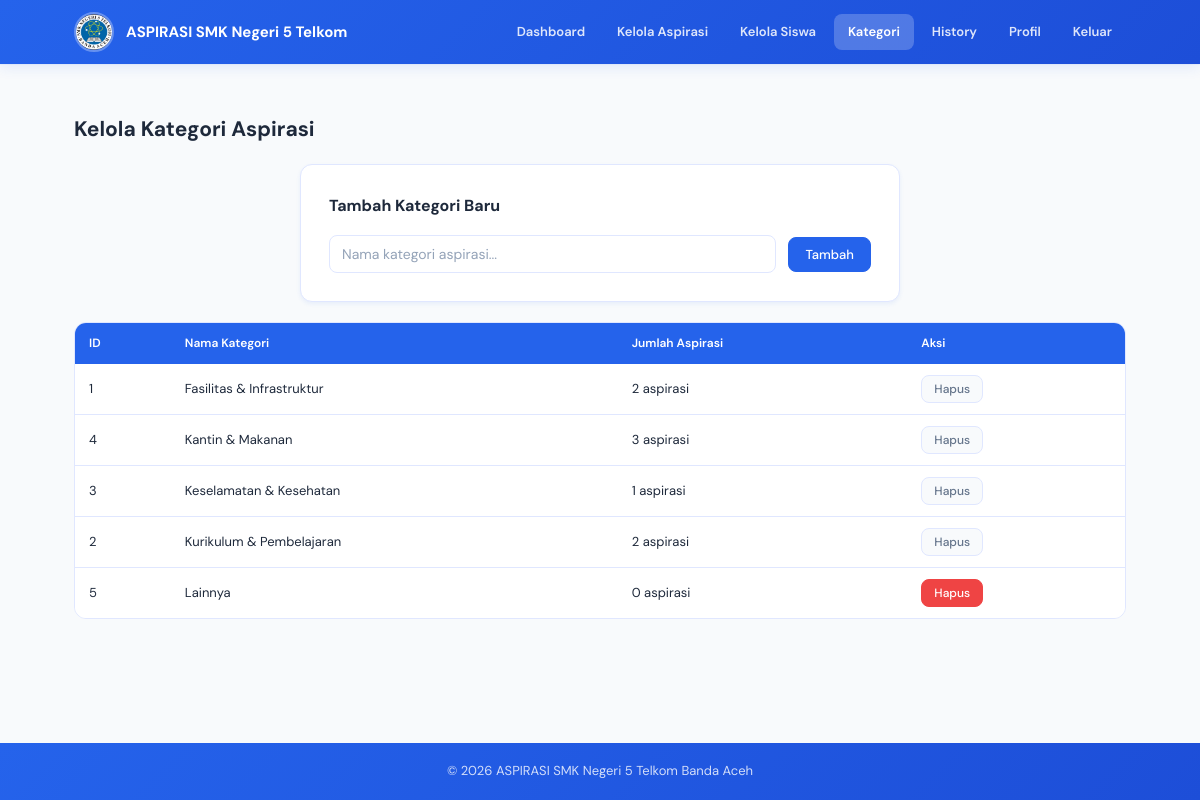
The page /data_kategori.php (signed in) on the database its author committed.
### tables this page shows
CREATE TABLE `tb_kategori` (
  `id_kategori` int(11) NOT NULL,
  `ket_kategori` varchar(100) NOT NULL,
  `created_at` timestamp NOT NULL DEFAULT current_timestamp()
);

### data_kategori.php (the view, shortened to what this page needs)
<?php
include 'db.php';
include 'nav.php';
$kategori_list = [];
$r = $conn->query("SELECT tk.id_kategori, tk.ket_kategori,
    (SELECT COUNT(*) FROM input_aspirasi WHERE id_kategori=tk.id_kategori) as jumlah
    FROM tb_kategori tk ORDER BY tk.ket_kategori");
if ($r) while ($row = $r->fetch_assoc()) $kategori_list[] = $row;
?>
<div class="section">
    <div class="container">
        <h2>Kelola Kategori Aspirasi</h2>
        <div class="form-card mb-20">
            <h3 style="margin:0 0 16px;font-size:16px;font-weight:700">Tambah Kategori Baru</h3>
            <form method="POST" action="" class="inline-add-form">
                <input type="text" name="ket_kategori" class="input-control"
                       placeholder="Nama kategori aspirasi..." required>
                <button type="submit" name="add_kategori" class="btn btn-primary">Tambah</button>
            </form>
        </div>
        <?php if (!empty($kategori_list)): ?>
        <div class="table-wrap">
            <table class="data-table">
                <thead>
                    <tr>
                        <th>ID</th>
                        <th>Nama Kategori</th>
                        <th>Jumlah Aspirasi</th>
                        <th>Aksi</th>
                    </tr>
                </thead>
                <tbody>
                    <?php foreach ($kategori_list as $kat): ?>
                    <tr>
                        <td><?php echo $kat['id_kategori']; ?></td>
                        <td><?php echo htmlspecialchars($kat['ket_kategori']); ?></td>
                        <td><?php echo $kat['jumlah']; ?> aspirasi</td>
                        <td>
                            <?php if ($kat['jumlah'] == 0): ?>
                            <form method="POST" action="" class="inline-form">
                                <button type="submit" name="delete_kategori" class="btn btn-sm btn-danger"
                                        onclick="return confirm('Hapus kategori <?php echo htmlspecialchars($kat['ket_kategori'], ENT_QUOTES); ?>?')">
                                    Hapus
                                </button>
                            </form>
                            <?php else: ?>
                            <button class="btn btn-sm btn-secondary" disabled
                                    title="Tidak dapat dihapus (sedang digunakan)">Hapus</button>
                            <?php endif; ?>
                        </td>
                    </tr>
                    <?php endforeach; ?>
                </tbody>
            </table>
        </div>
        <?php endif; ?>
    </div>
</div>

### css/style.css (style rules this page uses)
:root { --bg: #f8fafc; --surface: #ffffff; --border: #e0e7ff; --text: #1e293b; --text-muted: #64748b; --text-light: #94a3b8; --primary: #2563eb; --primary-hover: #1d4ed8; --primary-light: #eff6ff; --success: #10b981; --success-bg: #f0fdf4; --success-border: #bbf7d0; --warning: #f59e0b; --warning-bg: #fffbeb; --warning-border: #fde68a; --danger: #ef4444; --danger-bg: #fef2f2; --danger-border: #fecaca; --info: #06b6d4; --info-bg: #f0f9ff; --info-border: #bae6fd; --radius: 12px; --radius-sm: 8px; --shadow-sm: 0 2px 4px rgba(37,99,235,0.08); --shadow: 0 4px 12px rgba(37,99,235,0.10), 0 0 0 1px rgba(37,99,235,0.05); --shadow-lg: 0 8px 32px rgba(37,99,235,0.15); --font: 'DM Sans', system-ui, sans-serif; --transition: 0.2s ease; --header-h: 64px; --gradient-primary: linear-gradient(135deg, #2563eb 0%, #1d4ed8 100%); }
*, *::before, *::after { box-sizing: border-box; }
html, body { height: 100%; margin: 0; padding: 0; }
body { display: flex; flex-direction: column; min-height: 100vh; font-family: var(--font); background: var(--bg); color: var(--text); font-size: 14px; line-height: 1.6; }
.container { max-width: 1100px; margin: 0 auto; padding: 0 24px; width: 100%; }
.section { flex: 1; padding: 32px 0 48px; }
.form-card { background: var(--surface); border: 1px solid var(--border); border-radius: var(--radius); padding: 28px; max-width: 600px; margin: 0 auto; box-shadow: var(--shadow-sm); }
.btn { display: inline-flex; align-items: center; justify-content: center; gap: 6px; padding: 8px 16px; border: 1px solid var(--border); background: var(--surface); color: var(--text-muted); border-radius: var(--radius-sm); cursor: pointer; font-weight: 500; font-size: 13px; font-family: var(--font); text-decoration: none; transition: all var(--transition); white-space: nowrap; }
.btn-primary, .btn-submit, .btn-save { background: var(--primary); color: #fff; border-color: var(--primary); }
.btn-danger, .btn-delete { background: var(--danger); color: #fff; border-color: var(--danger); }
.btn-secondary, .btn-cancel { background: var(--bg); color: var(--text-muted); border-color: var(--border); }
.btn-sm { padding: 5px 12px; font-size: 12px; }
.input-control, .form-group input:not([type=submit]), .form-group select, .form-group textarea, .form-control { width: 100%; padding: 9px 12px; border: 1px solid var(--border); border-radius: var(--radius-sm); background: var(--surface); color: var(--text); font-size: 14px; font-family: var(--font); transition: border-color var(--transition), box-shadow var(--transition); outline: none; }
.input-control::placeholder, .form-control::placeholder { color: var(--text-light); }
.inline-add-form { display: flex; gap: 12px; align-items: center; flex-wrap: wrap; }
.inline-add-form .input-control { flex: 1; min-width: 220px; }
.table-wrap { overflow-x: auto; border-radius: var(--radius); border: 1px solid var(--border); }
.data-table { width: 100%; border-collapse: collapse; font-size: 13px; background: var(--surface); }
.data-table th { padding: 11px 14px; background: var(--primary); color: white; text-align: left; font-weight: 600; font-size: 12px; white-space: nowrap; }
.data-table td { padding: 11px 14px; border-bottom: 1px solid var(--border); color: var(--text); vertical-align: middle; }
.data-table tbody tr:last-child td { border-bottom: none; }
.inline-form { display: inline; margin: 0; }
.mb-20 { margin-bottom: 20px; }

### rows shown on the page
tb_kategori: id_kategori "1", ket_kategori "Fasilitas & Infrastruktur", jumlah "2", shows "Hapus"
tb_kategori: id_kategori "4", ket_kategori "Kantin & Makanan", jumlah "3", shows "Hapus"
tb_kategori: id_kategori "3", ket_kategori "Keselamatan & Kesehatan", jumlah "1", shows "Hapus"
tb_kategori: id_kategori "2", ket_kategori "Kurikulum & Pembelajaran", jumlah "2", shows "Hapus"
tb_kategori: id_kategori "5", ket_kategori "Lainnya", jumlah "0"

### other values the page prints
$label "Dashboard"
$label "Kelola Aspirasi"
$label "Kelola Siswa"
$label "Kategori"
$label "History"
$label "Profil"
